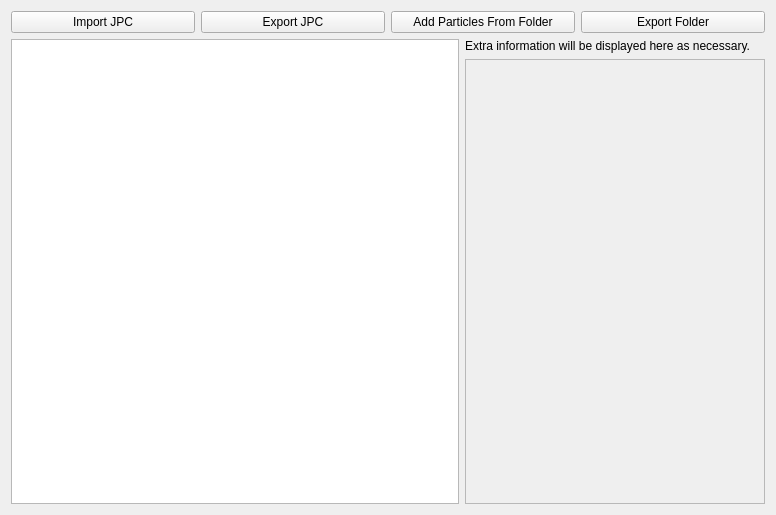
<?xml version="1.0" encoding="UTF-8"?>
<ui version="4.0">
 <class>JPCTab</class>
 <widget class="QWidget" name="JPCTab">
  <property name="geometry">
   <rect>
    <x>0</x>
    <y>0</y>
    <width>776</width>
    <height>515</height>
   </rect>
  </property>
  <property name="windowTitle">
   <string>Form</string>
  </property>
  <layout class="QVBoxLayout" name="verticalLayout">
   <item>
    <layout class="QHBoxLayout" name="horizontalLayout_4">
     <item>
      <widget class="QPushButton" name="import_jpc">
       <property name="text">
        <string>Import JPC</string>
       </property>
      </widget>
     </item>
     <item>
      <widget class="QPushButton" name="export_jpc">
       <property name="text">
        <string>Export JPC</string>
       </property>
      </widget>
     </item>
     <item>
      <widget class="QPushButton" name="add_particles_from_folder">
       <property name="text">
        <string>Add Particles From Folder</string>
       </property>
      </widget>
     </item>
     <item>
      <widget class="QPushButton" name="export_jpc_folder">
       <property name="text">
        <string>Export Folder</string>
       </property>
      </widget>
     </item>
    </layout>
   </item>
   <item>
    <layout class="QHBoxLayout" name="horizontalLayout">
     <item>
      <widget class="QTreeView" name="jpc_particles_tree"/>
     </item>
     <item>
      <widget class="QWidget" name="jpc_sidebar" native="true">
       <property name="maximumSize">
        <size>
         <width>300</width>
         <height>16777215</height>
        </size>
       </property>
       <layout class="QVBoxLayout" name="verticalLayout_3">
        <property name="margin" stdset="0">
         <number>0</number>
        </property>
        <item>
         <widget class="QLabel" name="jpc_sidebar_label">
          <property name="text">
           <string>Extra information will be displayed here as necessary.</string>
          </property>
         </widget>
        </item>
        <item>
         <widget class="QScrollArea" name="scrollArea">
          <property name="widgetResizable">
           <bool>true</bool>
          </property>
          <widget class="QWidget" name="scrollAreaWidgetContents">
           <property name="geometry">
            <rect>
             <x>0</x>
             <y>0</y>
             <width>298</width>
             <height>439</height>
            </rect>
           </property>
           <layout class="QVBoxLayout" name="verticalLayout_2"/>
          </widget>
         </widget>
        </item>
       </layout>
      </widget>
     </item>
    </layout>
   </item>
  </layout>
  <action name="actionOpenJPCImage">
   <property name="text">
    <string>Open Image</string>
   </property>
  </action>
  <action name="actionReplaceJPCImage">
   <property name="text">
    <string>Replace Image</string>
   </property>
  </action>
 </widget>
 <resources/>
 <connections/>
</ui>
